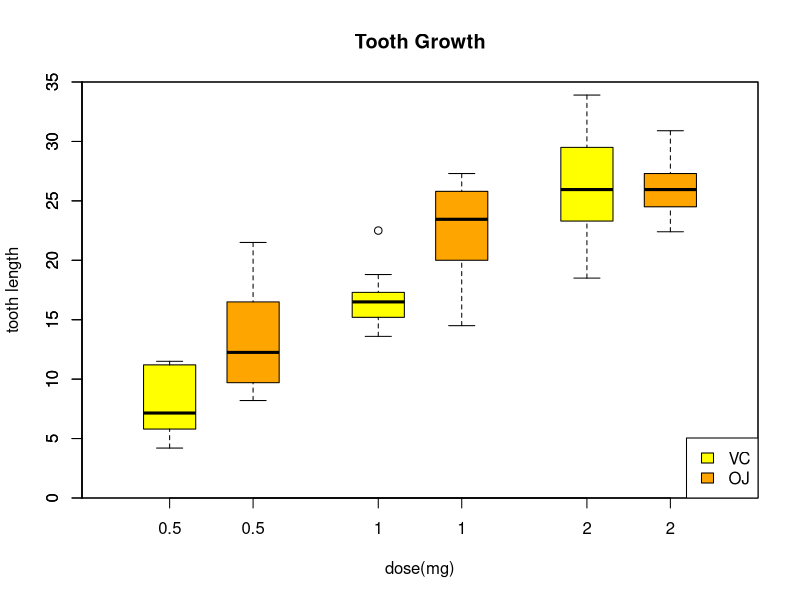

R code for this plot:
## ---- chunk 1
library(datasets)
data(ToothGrowth)
ToothGrowth$dose=as.factor(ToothGrowth$dose)
ag<-rbind(aggregate(len~.,data=ToothGrowth, mean),data.frame(supp="VC+OJ", aggregate(len~dose,data=ToothGrowth, mean)))
xtabs(len~., data=ag)
## ---- chunk 2
boxplot(len ~ dose, data = ToothGrowth,
        boxwex = 0.25, at = 1:3 - 0.2,
        subset = supp == "VC", col = "yellow",
        main = "Tooth Growth",
        xlab = "dose(mg)",
        ylab = "tooth length",
        xlim = c(0.5, 3.5), ylim = c(0, 35), yaxs = "i")
boxplot(len ~ dose, data = ToothGrowth, add = TRUE,
        boxwex = 0.25, at = 1:3 + 0.2,
        subset = supp == "OJ", col = "orange")
legend("bottomright", c("VC", "OJ"), fill = c("yellow", "orange"))
## ---- chunk 3
g_OJ<- ToothGrowth[ToothGrowth$supp=="OJ" & ToothGrowth$dose %in% c(0.5,1),"len"] 
g_VC<- ToothGrowth[ToothGrowth$supp=="VC" & ToothGrowth$dose %in% c(0.5,1),"len"]
## ---- chunk 4
alpha<-0.05; 
tt<-t.test(g_OJ,g_VC); tt
## ---- chunk 5
qt(1-alpha, 36.55)
qt(1-alpha/2, 36.55)
## ---- chunk 6
g_OJ<- ToothGrowth[ToothGrowth$supp=="OJ" & ToothGrowth$dose==2,"len"] 
g_VC<- ToothGrowth[ToothGrowth$supp=="VC" & ToothGrowth$dose==2,"len"]
tt<-t.test(g_OJ,g_VC); tt
## ---- chunk 7
qt(1-alpha,14.04)
qt(1-alpha/2,14.04)
